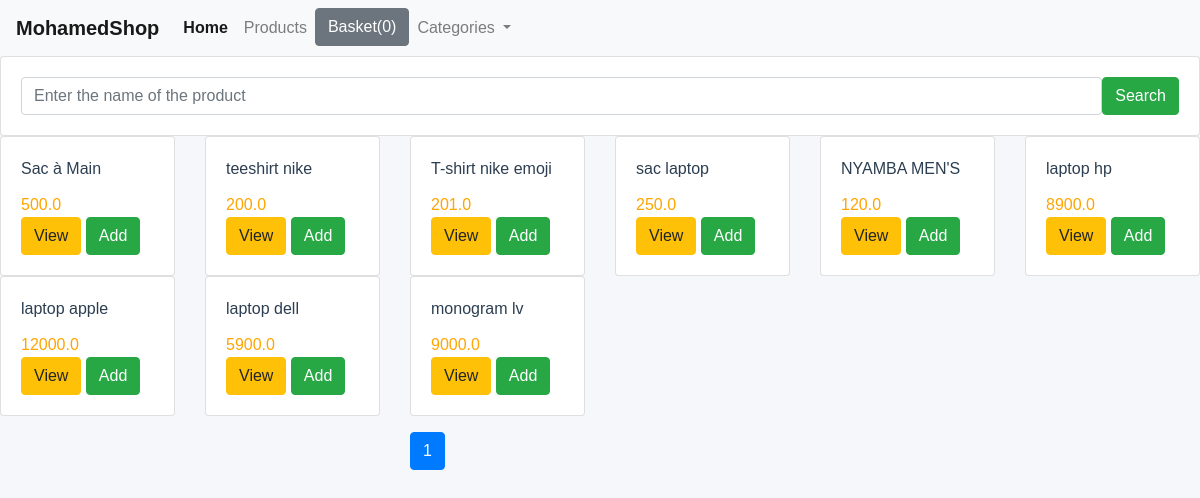
The page / on the database its author committed.
### shop/models.py (models this page shows, shortened)
class Product(models.Model):
    title = models.CharField(max_length=200)
    price = models.FloatField()
    description = models.TextField()
    category = ForeignKey(Category, related_name='categorie', on_delete=models.CASCADE)
    image = models.CharField(max_length=5000)
    added_date = models.DateTimeField(auto_now=True)
    class Meta:
        ordering = ['-added_date']

### shop/views.py (the view)
# urls.py: path('', index, name='Home'),
def index(request):
    product_object = Product.objects.all()
    item_name = request.GET.get('item-name')
    if item_name != '' and item_name is not None:
        product_object = Product.objects.filter(title__icontains = item_name)
    paginator = Paginator(product_object, 10)
    page = request.GET.get('page')
    product_object = paginator.get_page(page)
    return render(request, 'shop/index.html', {'product_object' : product_object})

### shop/templates/shop/index.html (shortened to what this page needs)
{% extends "shop/base.html" %}
{% block content %}
    <div class="row">
        <div class="col-md-12">
            <form class="card card-sm">
                <div class="card-body row no-gutters align-items-center">
                    <div class="col">
                        <input type="search" placeholder="Enter the name of the product" name="item-name" class="form-control from-control-borderless">
                    </div>
                    <div class="col-auto">
                        <button type="submit" class="btn btn-success">Search</button>
                    </div>
                </div>
            </form>
        </div>
    </div>
    <div class="row">
        {% for p in product_object %}
        <div class="col-md-2">
            <div class="card">
                <div class="card-body">
                    <div id="aa{{ p.id }}" class="card-title">{{ p.title }}</div>
                    <div id="price{{ p.id }}" style="color: orange;" class="card-text" > {{ p.price }}</div>
                    <a href="{{ p.id }}" class="btn btn-warning">View</a>
                    <button id="{{ p.id }}" class="btn tdn btn-success">Add</button>
                </div>
            </div>
        </div>
        {% endfor%}
    </div>
    <div class="row mt-3">
        <div class="col-md-3 offset-md-4">
            <ul class="pagination">
                <li class="page-item active">
                    <a class="page-link" href="?page={{ product_object.number }}">{{ product_object.number }}</a>
                </li>
            </ul>
        </div>
    </div>
{% endblock %}

### shop/templates/shop/base.html (shortened to what this page needs)
<!DOCTYPE html>
<html lang="en">
<head>
    <link rel="stylesheet" href="https://cdn.jsdelivr.net/npm/bootstrap@4.0.0/dist/css/bootstrap.min.css">
</head>
<body>
    <div class="container">
        <div class="row">
            <div class="col-md-12">
                <nav class="navbar navbar-expand-lg navbar-light bg-light">
                    <a class="navbar-brand font-weight-bold" href="{% url 'Home' %}">MohamedShop</a>
                    <div class="collapse navbar-collapse" id="navbarNavDropdown">
                      <ul class="navbar-nav">
                        <li class="nav-item active">
                          <a class="nav-link font-weight-bold" href="{% url 'Home' %}">Home <span class="sr-only">(current)</span></a>
                        </li>
                        <li class="nav-item">
                          <a class="nav-link" href="#">Products</a>
                        </li>
                        <li class="nav-item">
                            <button id = 'basket' type="button" class="btn btn-secondary" data-html="true" data-container="body" data-toggle="popover" data-placement="bottom" data-content="Vivamus
                            sagittis lacus vel augue laoreet rutrum faucibus.">
                              Basket(0)
                            </button>
                        </li>
                        <li class="nav-item dropdown">
                          <a class="nav-link dropdown-toggle" href="#" id="navbarDropdownMenuLink" data-toggle="dropdown" aria-haspopup="true" aria-expanded="false">
                            Categories
                          </a>
                        </li>
                      </ul>
                    </div>
                  </nav>
            </div>
        </div>
        {% block content %} {% endblock %}
    </div>
</body>
</html>

### shop/templates/shop/base.html (style rules this page uses)
.container { padding-right: 0px; padding-left: 0px; padding-left: 0%; padding-right: 0%; max-width: 100%; }
* { margin: 0; padding: 0; box-sizing: border-box; font-family: 'Poppins', sans-serif; }
body { background: #f5f7fa; color: #2c3e50; }

### rows shown on the page
Product: title "Sac à Main", price "500.0"
Product: title "teeshirt nike", price "200.0"
Product: title "T-shirt nike emoji", price "201.0"
Product: title "sac laptop", price "250.0"
Product: title "NYAMBA MEN'S", price "120.0"
Product: title "laptop hp", price "8900.0"
Product: title "laptop apple", price "12000.0"
Product: title "laptop dell", price "5900.0"
Product: title "monogram lv", price "9000.0"

### other values the page prints
{{ product_object.number }} "1"
